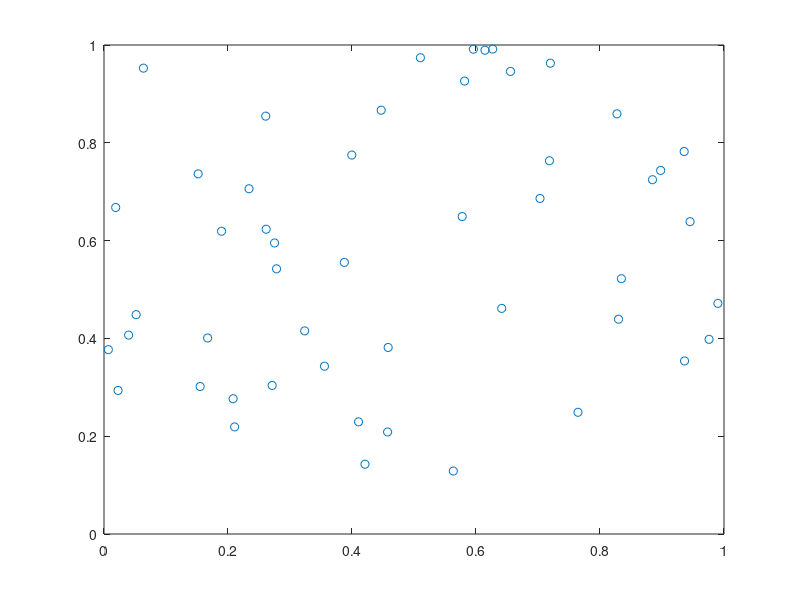

MATLAB code to generate this figure: (Note: this script raises an error after producing the figure.)
clear;clc
l1 = 0;u1 = 1;
l2 = 0;u2 = 1;
N = 50;
%% 2D
n = 2;
dots = rand(N,n);
plot(dots(:,1),dots(:,2),'o')
title(['Uniformity= ',num2str(Auxiliary_functions(dots))])
%% 3<=D
n = 3;
dots = rand(N,n);
% figure
% plot3(dots(:,1),dots(:,2),dots(:,3),'o')
% grid
% Auxiliary_functions(dots)
or = nchoosek(1:n,2);
k = size(or,1);
figure
hold on
for i = 1:k
    subplot(1,k,i);
    plot(dots(:,or(i,1)),dots(:,or(i,2)),'o')
    
    xlabel(['x=',num2str(or(i,1)),' y=',num2str(or(i,2))])
    title([' Uniformity= ',num2str(Auxiliary_functions(dots(:,or(i,:))))])
end


